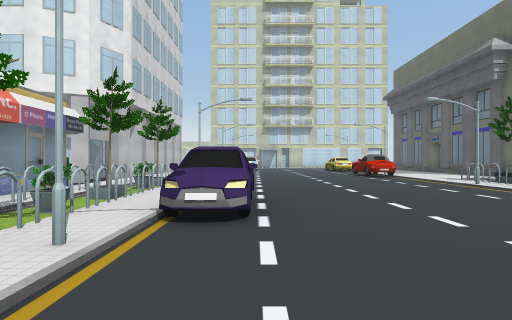
View 1 (above)

24 first-person views from a walk through a Unity game level. The camera is 1.2 m above the floor, looks level and sees 80° across. The floor is counted in squares, 2 m on a side. Each view is taken from the middle of a square. On the plan, view 1 faces up. The plan holds only what a view shows up to about 9 squares ahead; the rest is blank. The place goes on beyond the plan. The player is left out. Some surface patterns are stand-ins.

View 2
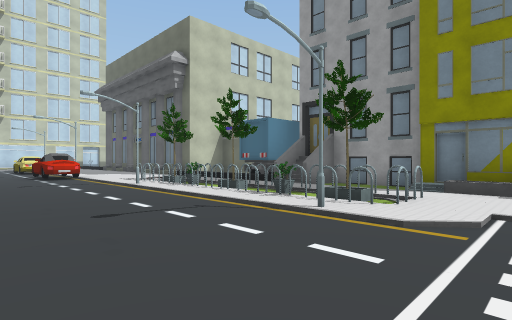

View 3
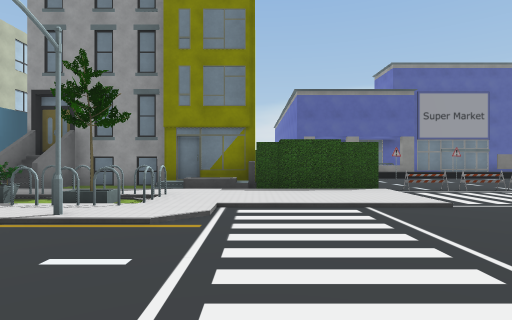

View 4
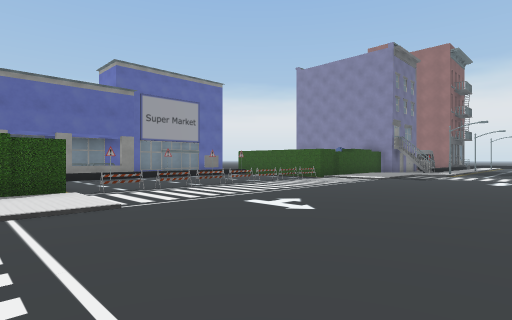

View 5
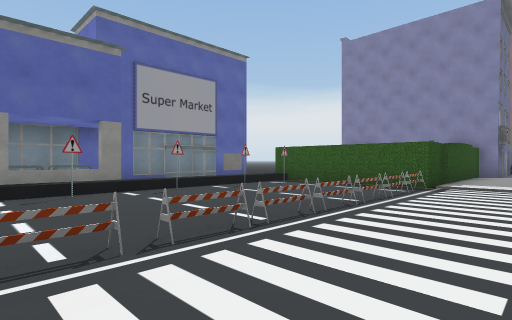

View 6
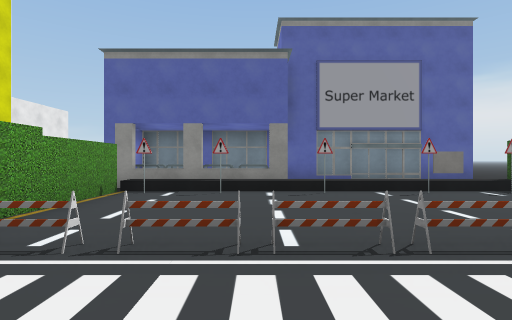

View 7
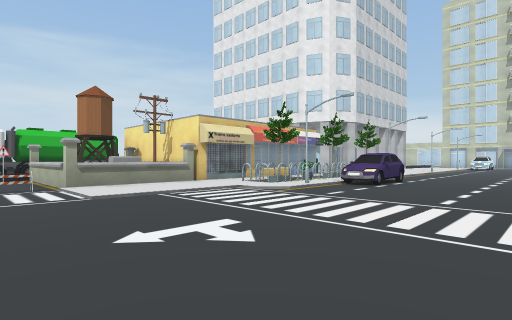

View 8
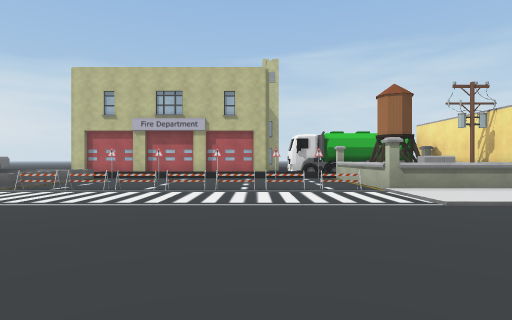

View 9
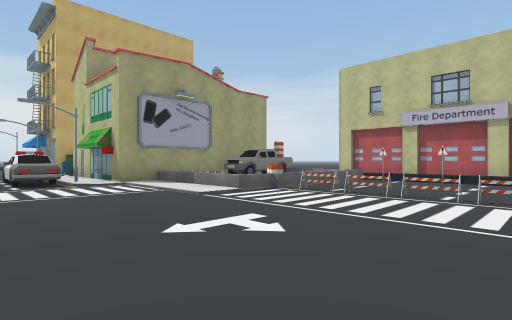

View 10
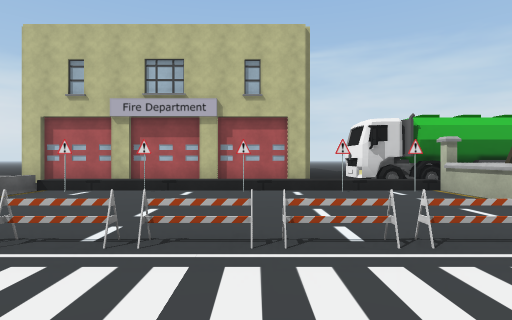

View 11
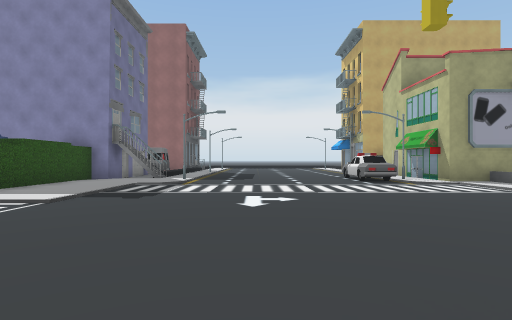

View 12
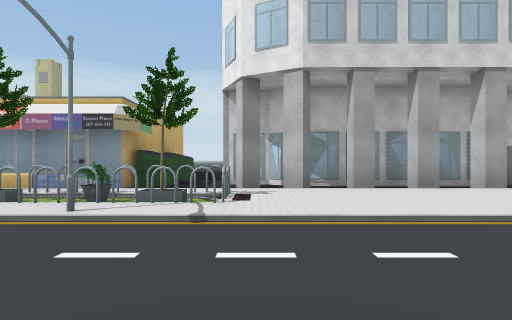

View 13
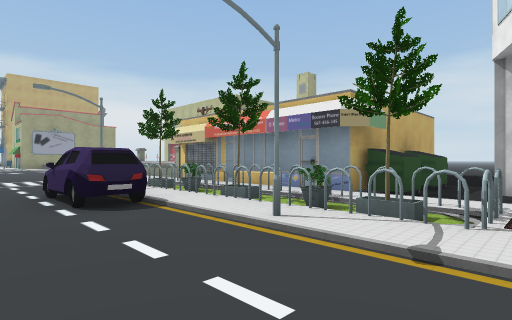

View 14
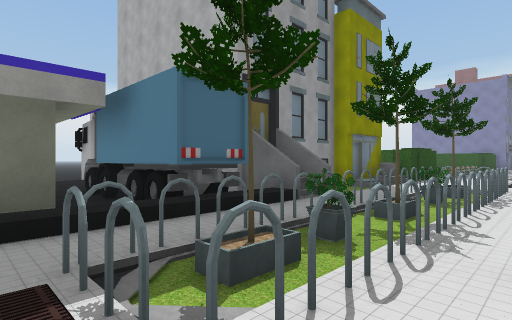

View 15
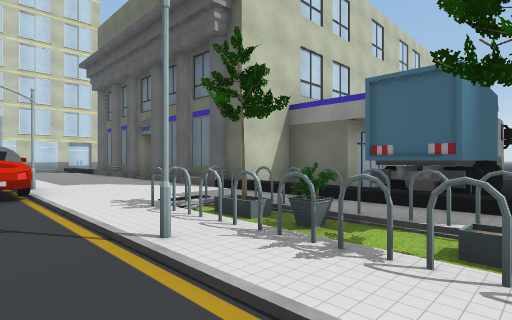

View 16
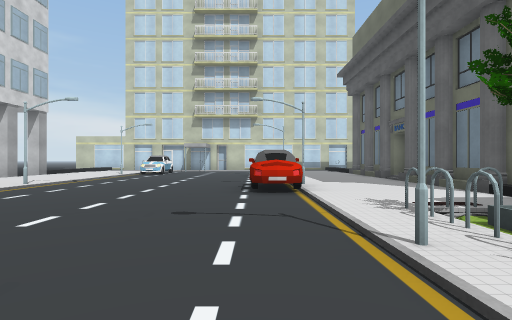

View 17
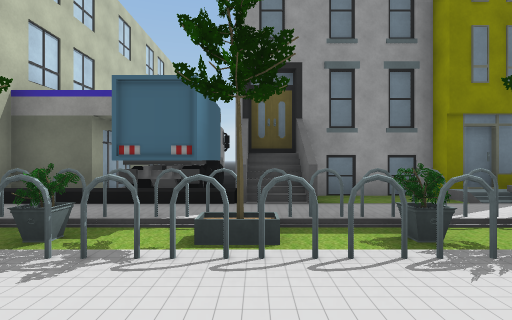

View 18
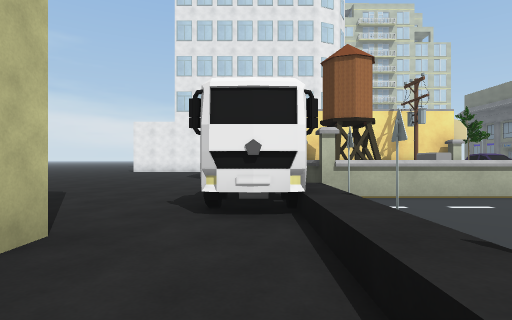

View 19
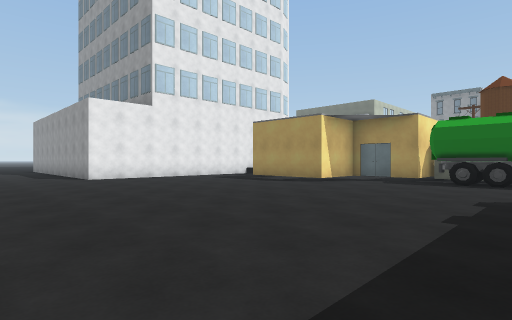

View 20
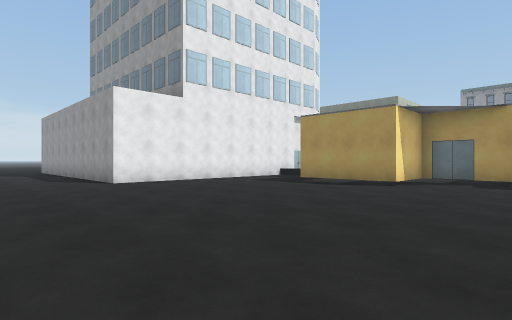

View 21
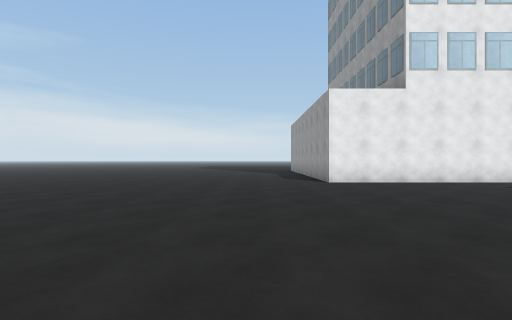

View 22
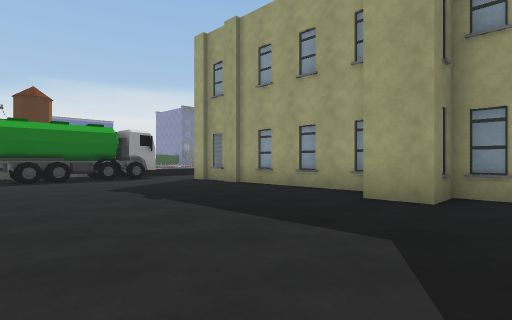

View 23
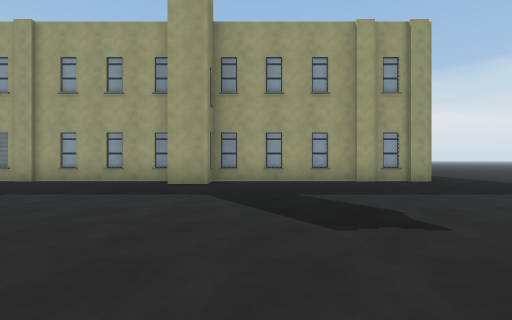

View 24
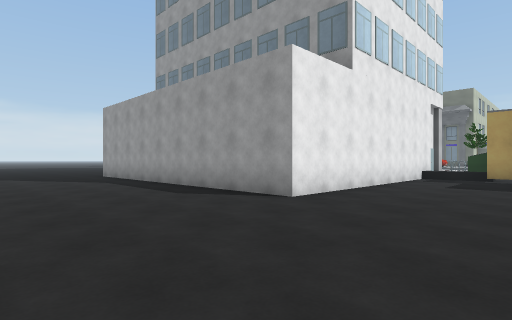

### Floor plan
Key: @ floor where view 1 was taken; # wall or solid block; x gap in a wall; . floor; / step, stairs or slope; ^ raised ledge; v drop or lower ground; B building; P pot; T tree; I bin; S streetlight; C car; R truck; H hedge; G sign; A tank; L pole; O other object.
Columns run from 24 left of view 1 to 15 right of it. Each row starts with its distance up from view 1.
 14       ...#        B.B  ......
 13       ...#        B    .......  #
 12       ...#        B.B  S....CS  #
 11       ...#        B.B  .....CC  #
 10      ....#        B.B  .......  ###
  9 .........#        BB   ........./ #
  8 .........###BBBBBB...PT.......PO/ ###
  7  ................III OOS.....STT/RRRR...
  6   .............##  ##OO.......OO/RRRR...
  5    ...........##    #PTCC....PTOBB
  4    ...........#     #OOCC.....OOBBO
  3     ..........##    #PTCC.....PO BO
  2    ............#    #TTS.....STT #
  1   .............######  .......   #
  0  ..............R^A L^ ..@...... HB
 -1  ..............RAA  ^ ......... H
 -2 ...............R#^^^^ ......... HHHH.#.#
 -3 ...............RG...O...........O..G/###
 -4 ......##.......RG...O...........O..G/##
 -5 x#############../...O...........O.../###
 -6              #..G...O...........O..G/  #
 -7              # ./...O..... .....O.../  #
 -8              #  G...O...........O..G/  #
 -9              #  /...O...........O.../  #
-10              #  G...............H..O/  #
-11              #     OOv......... HHHH   O
-12              #       /......... HO
-13                  CCC /......... HO
-14                     ###.O.....  H
-15                       #SO....S  H
-16                       #OO

Positions as (right, up) in squares from view 1, and headings:
1: (0, 0), facing up
2: (2, 0), facing up-right
3: (2, 0), facing right
4: (2, -1), facing down-right
5: (6, -3), facing down-right
6: (6, -5), facing right
7: (3, -4), facing up-left
8: (2, -5), facing left
9: (1, -6), facing down-left
10: (-2, -6), facing left
11: (3, -6), facing down
12: (2, 9), facing left
13: (1, 9), facing down-left
14: (5, 9), facing down-right
15: (4, 5), facing up-right
16: (4, 5), facing up
17: (4, 5), facing right
18: (-9, -7), facing up
19: (-18, -2), facing up-right
20: (-18, 0), facing up-right
21: (-17, 0), facing up
22: (-19, 1), facing down-right
23: (-19, 4), facing down
24: (-19, 5), facing up-right
